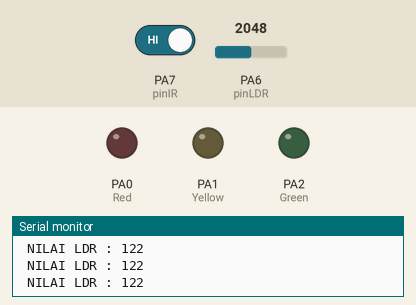
The sketch below on a simulated STM32 Blue Pill. Shown: output pins drawn as LEDs (lit = HIGH), the last lines printed to the serial monitor. Dashed ring = blinking. The inputs (shaded band) are chosen by the test bench; at power-on: PA7 (pinIR) HIGH, PA6 (pinLDR) = 2048.

Above: at 1.2 s.
1.3 s: PA7 (pinIR) driven LOW
At 1.9 s:
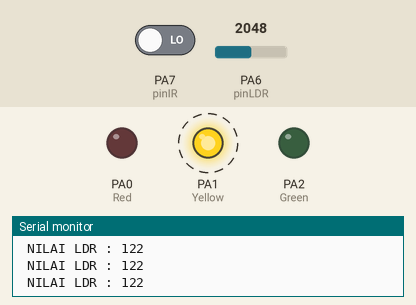
4.3 s: PA6 (pinLDR) set to 3224
7.3 s: PA6 (pinLDR) set to 3324
At 8.3 s:
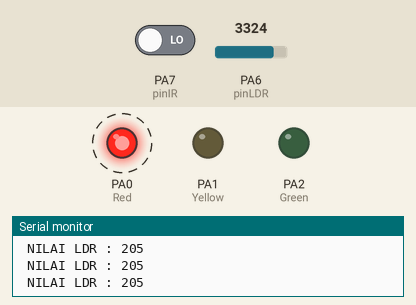
10.3 s: PA6 (pinLDR) set to 491
At 11.5 s:
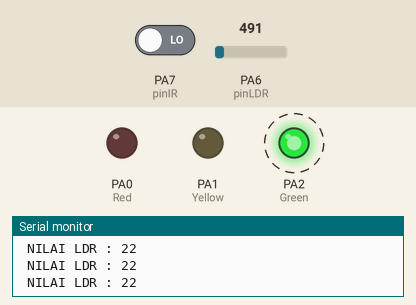
13.3 s: PA6 (pinLDR) set to 1019
16.3 s: PA6 (pinLDR) set to 1144
At 16.8 s:
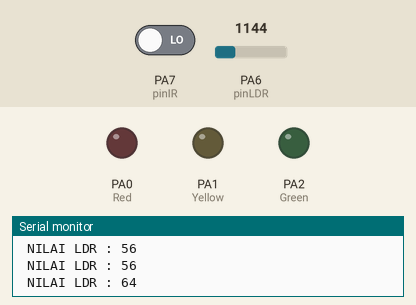
Timing chart, 0 to 20.3 s (numbered marks = the images above; inputs shaded):
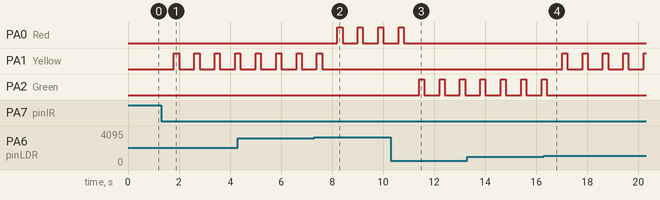

Measured:
- the behaviour switches between 3259 and 3260 on PA6 (pinLDR) (found by bisection; images 1 and 2)
- the behaviour switches between 1092 and 1093 on PA6 (pinLDR) (found by bisection; images 3 and 4)
- after the input at 1.3 s, PA1 (Yellow): alternates HIGH for 0.20 s and LOW for 0.60 s, starting after 0.50 s
- after the input at 7.3 s, PA0 (Red): alternates HIGH for 0.20 s and LOW for 0.60 s, starting after 0.91 s; PA1 (Yellow): goes on until 7.6 s, then stays LOW
- after the input at 10.3 s, PA0 (Red): goes on until 10.8 s, then stays LOW; PA2 (Green): alternates HIGH for 0.20 s and LOW for 0.60 s, starting after 1.1 s
- after the input at 16.3 s, PA1 (Yellow): alternates HIGH for 0.20 s and LOW for 0.60 s, starting after 0.71 s; PA2 (Green): goes on until 16.4 s, then stays LOW

The sketch:

12._STM32_IR_LDR_CHALLENGE.ino
```cpp
int pinLDR = PA6;
int pinIR = PA7;
int kunci = 0;

int Red = PA0;
int Yellow = PA1;
int Green= PA2;


void setup() {

  Serial.begin(9600);
  pinMode(pinLDR,INPUT);
  pinMode(pinIR,INPUT);
  pinMode(Red,OUTPUT);
  pinMode(Yellow,OUTPUT);
  pinMode(Green,OUTPUT);

}

void loop() {
  // BACA DATA
    int bacaLDR=analogRead(pinLDR);
        bacaLDR=map (bacaLDR,149,4095,0,255);
    int bacaIR=digitalRead(pinIR);


  //PRINT TO SERIAL
    Serial.print( " NILAI LDR : " );
    Serial.print(bacaLDR);
    Serial.println();
    delay(200);

  //LOGIKA
  if (bacaIR==0 and kunci==0)
  {
    kunci=1;
    delay(200);
  }
  else if(bacaIR==0 and kunci==1)
  {
    digitalWrite(Red,LOW);
    digitalWrite(Yellow,LOW);
    digitalWrite(Green,LOW);
    kunci=0;
    delay(200);
  }

if(bacaLDR<=60 and kunci==1)
    {
      digitalWrite(Red,LOW);
      digitalWrite(Yellow,LOW);
      digitalWrite(Green,HIGH);
    }
    else if(bacaLDR>=60 and bacaLDR<=200 and kunci==1)
    {
      digitalWrite(Red,LOW);
      digitalWrite(Yellow,HIGH);
      digitalWrite(Green,LOW);
    }
    else if(bacaLDR>=200 and kunci==1)
    {
      digitalWrite(Red,HIGH);
      digitalWrite(Yellow,LOW);
      digitalWrite(Green,LOW);
    }
}
```
